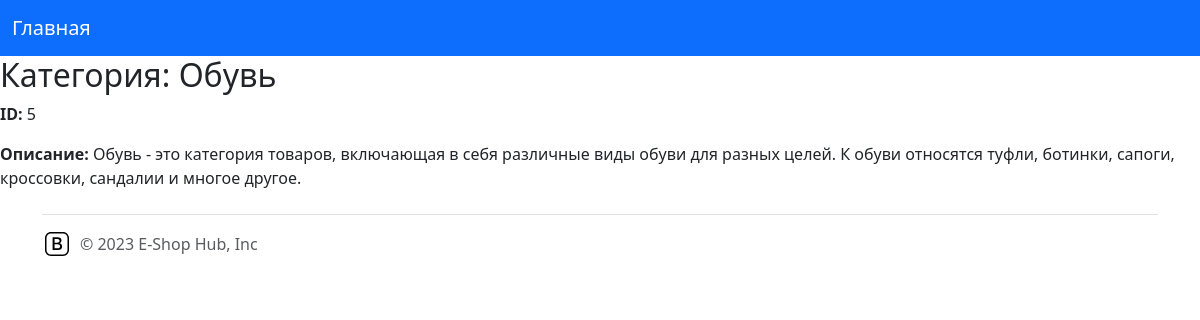
/catalog/categories/5/, run on the app's committed database.
### store/models.py (models this page shows, shortened)
class Category(models.Model):
    name = models.CharField(max_length=100)
    description = models.TextField()

### store/views.py (the view)
# urls.py: path('catalog/categories/<int:pk>/', CategoryDetailView.as_view(), name='category_detail'),
class CategoryDetailView(DetailView):
    model = Category
    template_name = 'CategoryView/category_detail.html'
    context_object_name = 'category'

### store/templates/CategoryView/category_detail.html
{% extends 'base.html' %}
{% block h2 %}Категория: {{ category.name }}{% endblock %}
{% block content %}
  <p><strong>ID:</strong> {{ category.id }}</p>
  <p><strong>Описание:</strong> {{ category.description }}</p>
{% endblock %}

### data on the page
Category: name "Обувь", id "5", description "Обувь - это категория товаров, включающая в себя различные виды обуви для разных целей. К обуви относятся туфли, ботинки, сапоги, кроссовки, сандалии и многое другое."
